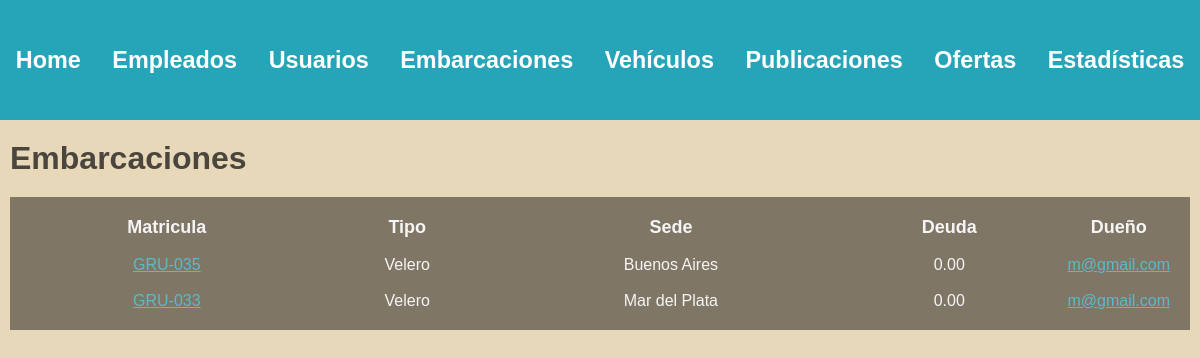
The app's page /administracion/embarcaciones/ (signed in) with its own data.
### embarcaciones/models.py (models this page shows)
class Embarcacion(models.Model):
    matricula = models.CharField(max_length=100, unique=True)
    modelo = models.CharField(max_length=100)
    tipo = models.ForeignKey(TipoEmbarcacion, on_delete=models.SET_NULL, null=True)
    m_eslora = models.DecimalField(max_digits=5, decimal_places=2)
    m_manga = models.DecimalField(max_digits=5, decimal_places=2)
    m_calado = models.DecimalField(max_digits=5, decimal_places=2)
    motor = models.BooleanField(default=False)
    deuda = models.DecimalField(max_digits=10, decimal_places=2, default=0)
    sede = models.ForeignKey(Sede, on_delete=models.SET_NULL, null=True)
    dueño = models.ForeignKey(Usuario, on_delete=models.CASCADE)

class TipoEmbarcacion(models.Model):
    clase= models.CharField(max_length=50, unique=True)

### empleados/models.py (models this page shows)
class Sede(models.Model):
    nombre = models.CharField(max_length=100, unique=True)

### usuarios/models.py (models this page shows, shortened)
class Usuario(AbstractBaseUser, PermissionsMixin):
    nombre = models.CharField(max_length=50)
    apellido = models.CharField(max_length=50)
    fecha_nacimiento = models.DateField()
    telefono = models.CharField(max_length=13)
    mail = models.EmailField(max_length=50, unique=True)
    password = models.CharField(max_length=128)
    is_staff= models.BooleanField(default=False)
    is_blocked= models.BooleanField(default=False)
    USERNAME_FIELD = 'mail'
    REQUIRED_FIELDS = ['nombre', 'apellido', 'fecha_nacimiento', 'telefono']

### administrador/views.py (the view)
# urls.py: path('', include('embarcaciones.urls')),
def embarcaciones(request):
    user = request.user
    if not user.is_superuser:
        return redirect('home')
    embarcaciones = Embarcacion.objects.exclude(matricula__startswith='*')
    return render(request, 'boats.html', {'embarcaciones' : embarcaciones})

### autenticacion/backend.py (called while the page is built)
    def get_user(self, user_id):
        UserModel = get_user_model()
        try:
            return UserModel.objects.get(pk=user_id)
        except UserModel.DoesNotExist:
            return None

### administrador/templates/boats.html (shortened to what this page needs)
{% extends 'layouts/navbar.html' %}
{% block content %}
<div class="header">
    <h1>Embarcaciones</h1>
</div>
{% if embarcaciones %}
    <table>
        <thead>
            <tr>
                <th>Matricula</th>
                <th>Tipo</th>
                <th>Sede</th>
                <th>Deuda</th>
                <th>Dueño</th>
            </tr>
        </thead>
        <tbody>
            {% for embarcacion in embarcaciones %}
                <tr>
                    <td>
                        <a href="{% url 'ver detalle embarcacion' embarcacion.id 0 %}"> {{embarcacion.matricula}} </a>
                    </td>
                    <td>{{embarcacion.tipo.clase}}</td>
                    <td>{{embarcacion.sede.nombre}}</td>
                    <td>{{embarcacion.deuda}}</td>
                    <td>
                        <a href="{% url 'ver perfil' embarcacion.dueño.id %}"> {{embarcacion.dueño}} </a>
                    </td>
                </tr>
            {% endfor %}
        </tbody>
    </table>
{% else %}
    <h3>No existen embarcaciones en la plataforma.</h3>
{% endif %}
{% endblock %}

### administrador/static/styles/main.css (style rules this page uses)
:root { --azul1: #6785b4; --azul2: #26a5b9; --azul3: #a9cecf; --gris: #c4c4be8c; --arena: #c8baa0; }
body { background: #e8d8ba; color: rgb(255, 255, 255); font-family: arial; margin: 0; }
.header { display: flex; justify-content: space-between; align-items: center; margin-bottom: 20px; }
.header h1 { color: #4b463d; margin: 0; }
table { width: 100%; background: #807666; color: whitesmoke; padding: 10px; margin-bottom: 2px; }
table thead th { font-size: 18px; }
table tbody td { font-size: 16px; }
table th, table td { padding: 8px; text-align: center; }
a:link, a:visited { color: #5cb9c7; font-size: 16px; }
td:nth-child(5), td:nth-child(6) { width: 100px; }

### records on screen
Embarcacion: matricula "GRU-035", tipo.clase "Velero", sede.nombre "Buenos Aires", deuda "0.00", dueño "m@gmail.com"
Embarcacion: matricula "GRU-033", tipo.clase "Velero", sede.nombre "Mar del Plata", deuda "0.00", dueño "m@gmail.com"
